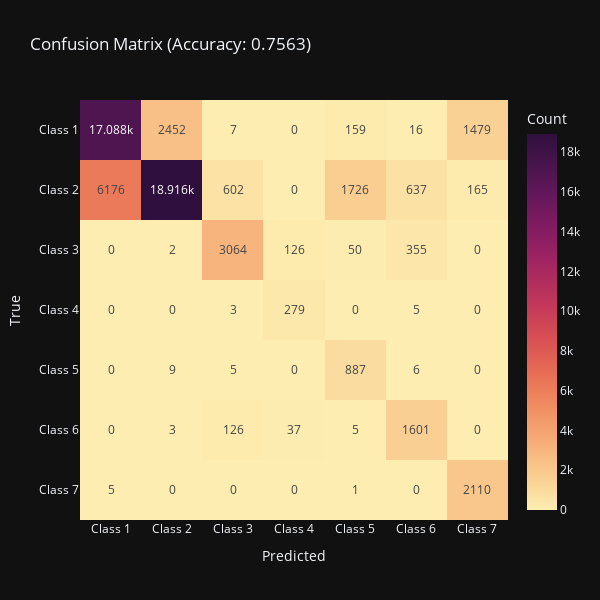

The cell this chart's notebook holds for it:
### Code cell
import plotly.express as px

# Create the heatmap using Plotly Express
fig = px.imshow(
    cm, 
    x=labels, 
    y=labels, 
    text_auto=True,               # Automatically adds the numbers into the boxes
    labels=dict(x="Predicted", y="True", color="Count"),
    color_continuous_scale='matter',
    title=f'Confusion Matrix (Accuracy: {accuracy:.4f})',
    template='plotly_dark',       # Keeps your dark theme
    aspect="auto"                 # Ensures the 7x7 grid fits well
)

# Optional: Ensure the plot is a nice square size
fig.update_layout(width=600, height=600)

fig.show()

### Figure 1 — Plotly figure (JSON) as saved in the notebook; plotly's stock layout.template omitted (floating-point values rounded to 4 significant figures)
{"data": [{"coloraxis": "coloraxis", "hovertemplate": "Predicted: %{x}<br>True: %{y}<br>Count: %{z}<extra></extra>", "name": "0", "texttemplate": "%{z}", "type": "heatmap", "x": ["Class 1", "Class 2", "Class 3", "Class 4", "Class 5", "Class 6", "Class 7"], "xaxis": "x", "y": ["Class 1", "Class 2", "Class 3", "Class 4", "Class 5", "Class 6", "Class 7"], "yaxis": "y", "z": [[17088, 2452, 7, 0, 159, 16, 1479], [6176, 18916, 602, 0, 1726, 637, 165], [0, 2, 3064, 126, 50, 355, 0], [0, 0, 3, 279, 0, 5, 0], [0, 9, 5, 0, 887, 6, 0], [0, 3, 126, 37, 5, 1601, 0], [5, 0, 0, 0, 1, 0, 2110]]}], "layout": {"coloraxis": {"colorbar": {"title": {"text": "Count"}}, "colorscale": [[0, "rgb(253, 237, 176)"], [0.09091, "rgb(250, 205, 145)"], [0.1818, "rgb(246, 173, 119)"], [0.2727, "rgb(240, 142, 98)"], [0.3636, "rgb(231, 109, 84)"], [0.4545, "rgb(216, 80, 83)"], [0.5455, "rgb(195, 56, 90)"], [0.6364, "rgb(168, 40, 96)"], [0.7273, "rgb(138, 29, 99)"], [0.8182, "rgb(107, 24, 93)"], [0.9091, "rgb(76, 21, 80)"], [1, "rgb(47, 15, 61)"]]}, "height": 600, "title": {"text": "Confusion Matrix (Accuracy: 0.7563)"}, "width": 600, "xaxis": {"anchor": "y", "domain": [0, 1], "title": {"text": "Predicted"}}, "yaxis": {"anchor": "x", "autorange": "reversed", "domain": [0, 1], "title": {"text": "True"}}}}
